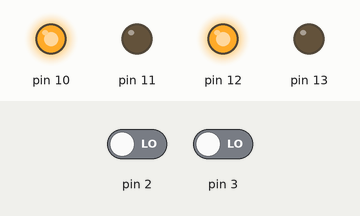
Simulated run of this sketch. Board: Arduino Uno, built with avr-gcc and run on an emulated ATmega328P. Parts: output pins drawn as LEDs (lit = HIGH). The test bench sets the inputs (shaded band); at power-on: pin 2 LOW, pin 3 LOW.

Above: at 1.2 s.
1.3 s: pin 2 driven HIGH
At 1.7 s:
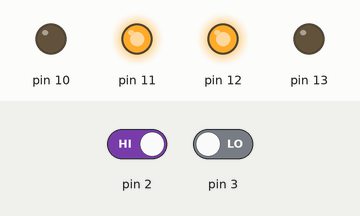
2.8 s: pin 3 driven HIGH
At 4.0 s:
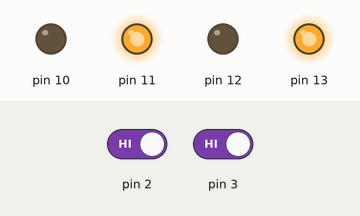
4.3 s: pin 2 driven LOW
At 5.2 s:
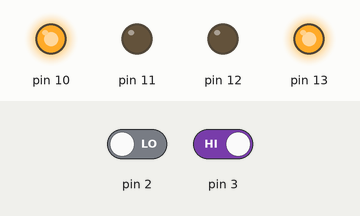
5.8 s: pin 3 driven LOW
At 6.3 s:
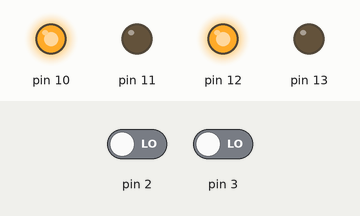
Timing chart, 0 to 8.3 s (numbered marks = the images above; inputs shaded):
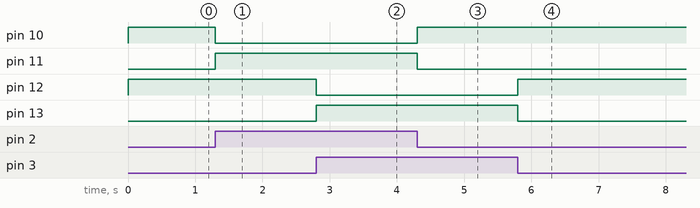

Measured:
- after the input at 1.3 s, pin 10: HIGH → LOW at once; pin 11: LOW → HIGH at once
- after the input at 2.8 s, pin 12: HIGH → LOW at once; pin 13: LOW → HIGH at once
- after the input at 4.3 s, pin 10: LOW → HIGH at once; pin 11: HIGH → LOW at once
- after the input at 5.8 s, pin 12: LOW → HIGH at once; pin 13: HIGH → LOW at once

The sketch:

CODE_LFR_copy_20250121194738.ino
```cpp
void setup() {
  pinMode(2, INPUT);
  pinMode(3, INPUT);
  pinMode(10, OUTPUT);
  pinMode(11, OUTPUT);
  pinMode(12, OUTPUT);
  pinMode(13, OUTPUT);
}

void loop() {
  int v = digitalRead(2);
  int s = digitalRead(3);

  if (v == 1 and s == 1){
    digitalWrite(13, 1);
    digitalWrite(12, 0);
    digitalWrite(11, 1);
    digitalWrite(10, 0);
  }

  if (v == 1 and s == 0){
    digitalWrite(13, 0);
    digitalWrite(12, 1);
    digitalWrite(11, 1);
    digitalWrite(10, 0);
  }

  if (v == 0 and s == 1){
    digitalWrite(13, 1);
    digitalWrite(12, 0);
    digitalWrite(11, 0);
    digitalWrite(10, 1);
  }

  if (v == 0 and s == 0){
    digitalWrite(13, 0);
    digitalWrite(12, 1);
    digitalWrite(11, 0);
    digitalWrite(10, 1);
  }
}
```
